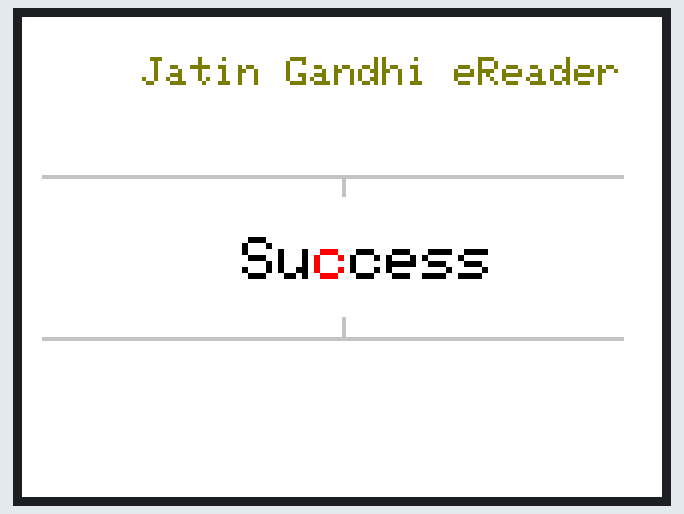
Simulated run of this sketch. Board: STM32 Blue Pill. Parts: 320×240 colour display.

Above: at 0.3 s.
At 1.7 s:
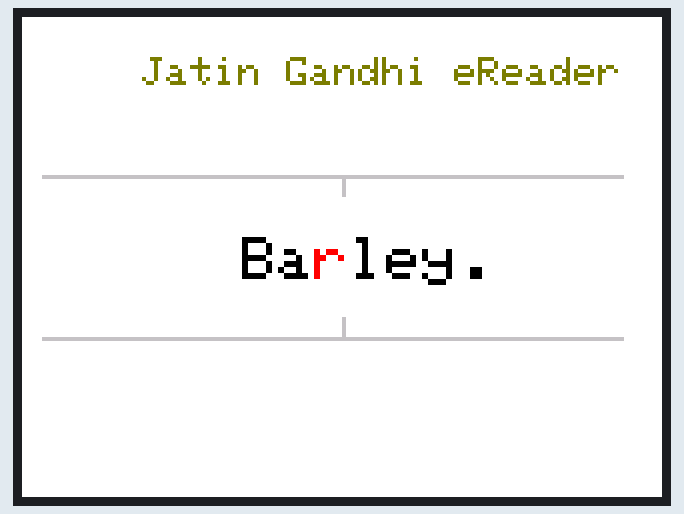
At 14.0 s:
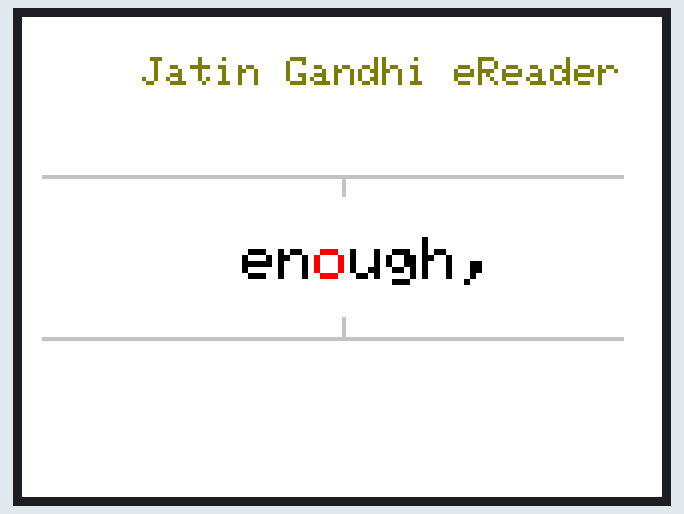
At 21.6 s:
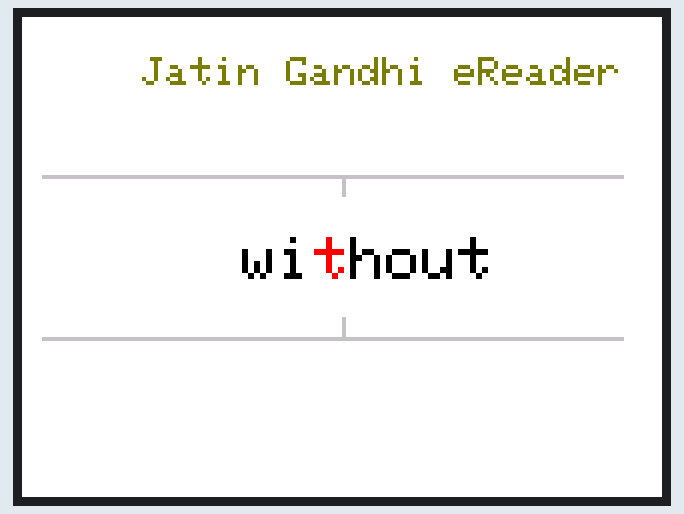
At 36.3 s:
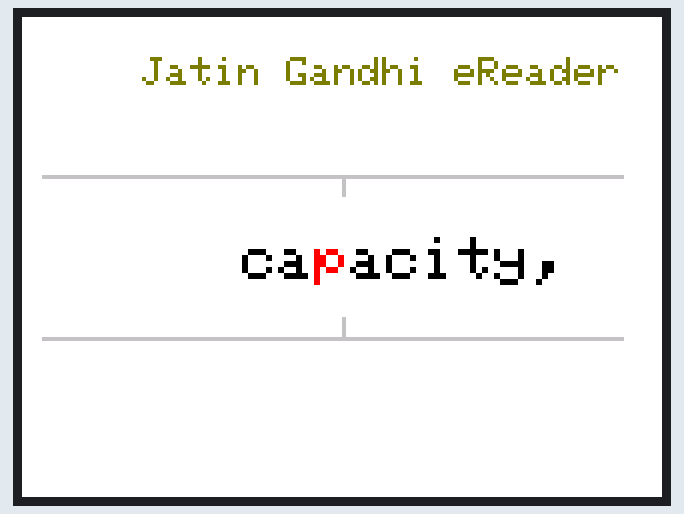
At 38.0 s:
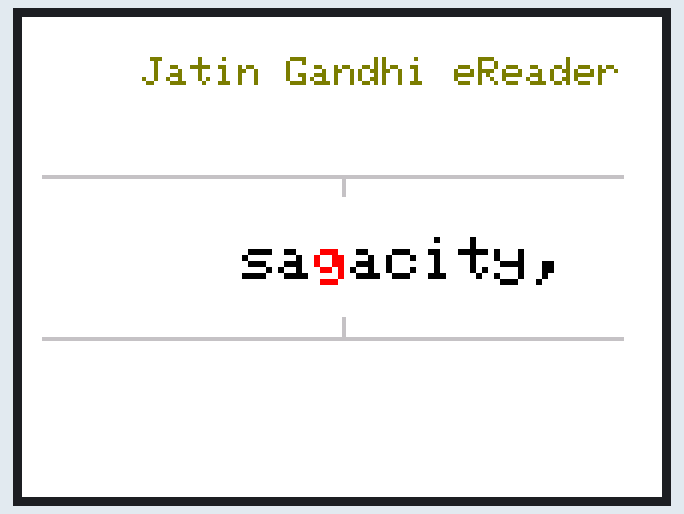

The sketch:

STM32SpeedReader.ino
```cpp
/*
CONNECTIONS:
------------

 STM32 SPI1 pins:
  PA4 CS1
  PA5 SCK1
  PA6 MISO1
  PA7 MOSI1

  PA11 RST
  PA12 DC

TFT2.2 ILI9341 from top left:
  MISO  PA6
  LED   +3.3V
  SCK   PA5
  MOSI  PA7
  DC    PA12
  RST   PA11 or +3V3
  CS    PA4
  GND   GND
  VCC   +3.3V

*/
#include <Arduino.h>
#include "SPI.h"

#include <Adafruit_GFX_AS.h>
#include <Adafruit_ILI9341_STM.h>

#define ILI9341_VSCRDEF  0x33
#define ILI9341_VSCRSADD 0x37

int xp = 0;
int yp = 0;
uint16_t bg = ILI9341_BLACK;
uint16_t fg = ILI9341_WHITE;
int screenWd = 240;
int screenHt = 320;
int wrap = 0;
int bold = 0;
int sx = 1;
int sy = 1;
int horizontal = -1;
int scrollMode = 1;

enum ReadingMode {DAY, NIGHT};
enum ReadingMode ReadingMode = DAY;

#define WRAP_PIN    PB9
#define HORIZ_PIN   PB8
#define TFT_CS      PA4
#define TFT_DC      PA12
#define TFT_RST     PA11
Adafruit_ILI9341_STM tft = Adafruit_ILI9341_STM(TFT_CS, TFT_DC, TFT_RST); // Use hardware SPI


const uint16_t Background[] =
                        {
                            ILI9341_WHITE, /* Day   */
                            ILI9341_BLACK  /* Night */
                        };

const uint16_t LineColor[] =
                       {
                           ILI9341_LIGHTGREY, /* Day */
                           ILI9341_DARKGREY  /* Night */
                       };

const uint16_t LogoTextColor[] =
                      {
                             ILI9341_OLIVE,       /* Day */
                             ILI9341_GREENYELLOW /* Night */
                      };

const uint16_t ReadingColor[] =
                      {
                          ILI9341_BLACK,   /* Day */
                          ILI9341_WHITE    /* Night */
                      };

const uint16_t ReadingPivotColor[] =
                      {
                          ILI9341_RED,   /* Day */
                          ILI9341_BLUE    /* Night */
                      };

char *peBook = "Success Poem by Berton Barley. If you want a thing bad enough, To go out and fight for it, Work day and night for it, Give up your time and your peace and your sleep for it. If only desire of it Makes you quite mad enough, Never to tire of it, Makes you hold all other things tawdry and cheap for it If life seems all empty and useless without it And all that you scheme and you dream is about it, If gladly you'll sweat for it, Fret for it, Plan for it, Lose all your terror of God or man for it, If you'll simply go after that thing that you want. With all your capacity, Strength and sagacity, Faith, hope and confidence, stern pertinacity, If neither cold poverty, famished and gaunt, Nor sickness nor pain Of body or brain Can turn you away from the thing that you want, If dogged and grim you besiege and beset it, You'll get it! ― Berton Braley";
char *src;

#define MAXWORDLEN      (40)

char extword[MAXWORDLEN];


void mymemset(char *buff, uint8_t character, uint8_t len)
{
  uint8_t count;
  if(0 == len) return;

  for(count =  0; count < len; count++)
  {
      buff[count] = character;
  }
}

char *GetNexWord(char *line, uint8_t *len)
{
  uint8_t lenofword;
  mymemset(extword, '\0', MAXWORDLEN);


  if(NULL == line || '\0' == *line || NULL == len )
  {
    *len = 0;
    return NULL;
  }

  lenofword = 0;
  while(NULL != line && '\0' != *line)
  {
    if(' ' == *line  || '\t' == *line)
    {
        break;
    }

    extword[lenofword++] = *line;
    line++;
  }
  lenofword ++;
  *len = lenofword;

  return extword;
}

void setBookPtr(void)
{
    src = peBook;
}


void drawSplashScreen(void)
{
  tft.begin();
  tft.setRotation(3);
  tft.setTextSize(2);
  tft.setCursor(60, 20);

  tft.fillScreen(Background[ReadingMode]);
  tft.setTextColor(LogoTextColor[ReadingMode]);
  tft.println("Jatin Gandhi eReader");
  tft.setTextSize(3);
  tft.drawLine(10, 79, 300, 79,    LineColor[ReadingMode]);
  tft.drawLine(10, 80, 300, 80,    LineColor[ReadingMode]);
  tft.drawLine(10, 160, 300, 160,  LineColor[ReadingMode]);
  tft.drawLine(10, 161, 300, 161,  LineColor[ReadingMode]);
  tft.drawLine(160, 80, 160, 90,   LineColor[ReadingMode]);
  tft.drawLine(161, 80, 161, 90,   LineColor[ReadingMode]);
  tft.drawLine(160, 150, 160, 160, LineColor[ReadingMode]);
  tft.drawLine(161, 150, 161, 160, LineColor[ReadingMode]);
}

void ClearDrawArea(void)
{
  tft.fillRect(10, 90, 300, 60, Background[ReadingMode]);
}


void setup() {
  Serial.begin(115200);

  setBookPtr();
  ReadingMode = DAY;

  drawSplashScreen();
  tft.setTextColor(ReadingColor[ReadingMode]); // Optimized form loop..,
}


int GetPivot (int dwordlen)
{
  int pivot;

    switch(dwordlen)
    {
        case 0:
        case 1:
            pivot = 0;
        break;

        case 2:
        case 3:
        case 4:
        case 5:
            pivot = 1;
        break;
        case 6:
        case 7:
        case 8:
        case 9:
            pivot = 2;
        break;

        case 10:
        case 11:
        case 12:
        case 13:
            pivot = 3;
        break;

        default:
        pivot = 4;
        };

  return pivot;

}


/* (320 - (2 * MARGIN(10 pixel))) / 2*/
#define CENTER_OF_SCREEN  (160)
#define AVERAGE_CHAR_WIDTH_INPIXEL  (25)

// Note: instead of text intent we are having avg. widht 25.
// support max word len 12 characters.

void  CenterAdjustCursor(int wordlen,  int pivotpoint)
{
  int beforepivot, afterpivot;
  int centerxpos;

  afterpivot = wordlen - pivotpoint;
  beforepivot = wordlen - afterpivot;

  centerxpos = CENTER_OF_SCREEN - ( AVERAGE_CHAR_WIDTH_INPIXEL * beforepivot);

  tft.setCursor(centerxpos, 110);

}

void loop(void)
{
    uint8_t offset;
    char *disword;
      int pivot,index;
    int wordlen;
    offset = 0;

    disword = GetNexWord(src, &offset);

    if(0 != offset && NULL != disword && '\0' != *disword)
    {

        ClearDrawArea();

        // tft.setCursor(80, 100);
        wordlen = strlen(disword);
        pivot = GetPivot (wordlen);
        CenterAdjustCursor(wordlen, pivot);

        // tft.setTextColor(ILI9341_WHITE);
        for(index = 0; index < pivot; index ++)
        {
            tft.print(disword[index]);
        }
        tft.setTextColor(ReadingPivotColor[ReadingMode]);
        tft.print(disword[pivot]);
        tft.setTextColor(ReadingColor[ReadingMode]);
        for(index = pivot + 1; index < wordlen; index++)
        {
            tft.print(disword[index]);
        }
        //  printString(disword);
        delay(70 * wordlen); // 70 ms per character

        if((NULL != strchr(disword,'.'))||  (NULL != strchr(disword,',')))
        {
          /* Add additional delay for end of line or comma */
		      delay(200);
        }

        src += offset;
        if(src > (peBook + strlen(peBook)))
        {
          setBookPtr();  // restart the book
	  /* Toggle day and night mode just for the demo */
          ReadingMode =  (DAY == ReadingMode) ? NIGHT : DAY;
          /* Redraw background with different reading mode */
          drawSplashScreen();
        }
    }
}
```

Measured:
- what the display in image 1 shows lasts 0.7 s, from 1.7 s to 2.4 s
- what the display in image 3 shows lasts 0.5 s, from 21.6 s to 22.1 s
- what the display in image 4 shows lasts 0.8 s, from 36.3 s to 37.1 s
